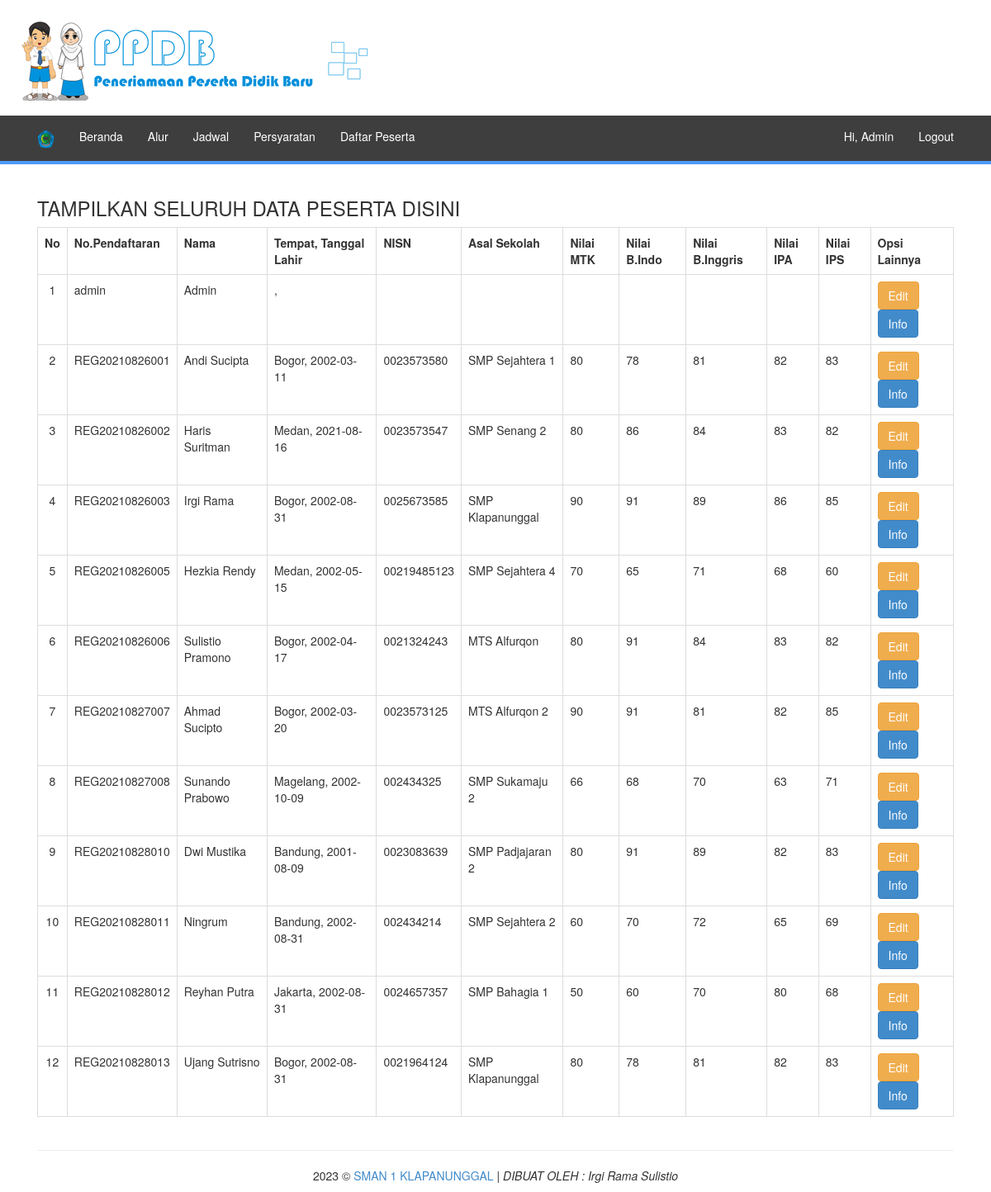
The page /admin/adm_all_peserta.php on the database its author committed.
### tables this page shows
CREATE TABLE `daftar` (
  `dfr_no` varchar(20) NOT NULL,
  `dfr_tanggal` date DEFAULT NULL,
  `dfr_password` varchar(50) NOT NULL,
  `dft_nama` varchar(50) NOT NULL,
  `dfr_jekel` enum('1','2') DEFAULT NULL,
  `dfr_tmp_lahir` varchar(20) DEFAULT NULL,
  `dfr_tgl_lahir` date DEFAULT NULL,
  `dft_agama` enum('1','2','3','4','5') DEFAULT NULL,
  `dfr_anak_dr` enum('1','2','3','4') DEFAULT NULL,
  `dfr_nisn` varchar(50) DEFAULT NULL,
  `dfr_asal_sekolah` text DEFAULT NULL,
  `dfr_almt_sekolah` text DEFAULT NULL,
  `dfr_pas_photo` text DEFAULT NULL,
  `dfr_nilai_mm` int(11) DEFAULT NULL,
  `dfr_nilai_indo` int(11) DEFAULT NULL,
  `dfr_nilai_eng` int(11) DEFAULT NULL,
  `dfr_nilai_ipa` int(11) DEFAULT NULL,
  `dfr_nilai_ips` int(11) DEFAULT NULL,
  `dfr_ayah` varchar(20) DEFAULT NULL,
  `dfr_ibu` varchar(20) DEFAULT NULL,
  `dfr_alamat` text DEFAULT NULL,
  `dfr_hp_ortu` varchar(12) DEFAULT NULL,
  `status` enum('R','S') DEFAULT NULL,
  `filetf` text DEFAULT NULL
);

### admin/adm_all_peserta.php (the view, shortened to what this page needs)
<?php
include 'adm_header.php';
include '../koneksi.php';
?>
<link rel="stylesheet" type="text/css" href="https://cdn.datatables.net/1.10.20/css/jquery.dataTables.min.css">
<div class="row clearfix">
  <div class="col-lg-12 column">
    <h3>TAMPILKAN SELURUH DATA PESERTA DISINI</h3>
    <div class="table-responsive">
  <table class="table table-bordered">
    <tr>
			<th>No</th>
			<th>No.Pendaftaran</th>
			<th>Nama</th>
			<th>Tempat, Tanggal Lahir</th>
			<th>NISN</th>
			<th>Asal Sekolah</th>
			<th>Nilai MTK</th>
			<th>Nilai B.Indo</th>
			<th>Nilai B.Inggris</th>
			<th>Nilai IPA</th>
			<th>Nilai IPS</th>
			<th>Opsi Lainnya</th>
		</tr>
		<?php
		$no = 1;
		$sql = "SELECT * FROM daftar ORDER BY dfr_no";
		$datata = $connect->query($sql);
		while ($row = $datata->fetch_array()) {
		?>
		<tr>
			<td style="text-align:center;"><?php echo $no++; ?></td>
			<td><?php echo $row['dfr_no']; ?></td>
			<td><?php echo $row['dft_nama']; ?></td>
			<td><?php echo $row['dfr_tmp_lahir']; ?>, <?php echo $row['dfr_tgl_lahir']; ?></td>
			<td><?php echo $row['dfr_nisn']; ?></td>
			<td><?php echo $row['dfr_asal_sekolah']; ?></td>
			<td><?php echo $row['dfr_nilai_mm']; ?></td>
			<td><?php echo $row['dfr_nilai_indo']; ?></td>
			<td><?php echo $row['dfr_nilai_eng']; ?></td>
			<td><?php echo $row['dfr_nilai_ipa']; ?></td>
			<td><?php echo $row['dfr_nilai_ips']; ?></td>
			<td>
				<a class="btn btn-warning" href="adm_edit_pendaftar.php?id=<?php echo $row['dfr_no']; ?>">Edit</a>
				<a class="btn btn-primary" href="adm_detail_peserta.php?id=<?php echo $row['dfr_no']; ?>">Info</button>
			</td>
		</tr>
		<?php } ?>
  </table>
</div>
  </div>
</div>
<?php
include 'adm_footer.php';
?>

### admin/adm_header.php (shortened to what this page needs)
<!DOCTYPE html>
<html lang="en">
<head>
	<link href="../assets/css/bootstrap.css" rel="stylesheet">
	<link href="../assets/css/style.css" rel="stylesheet">
  <link href="../assets/css/datepicker.css" rel="stylesheet">
</head>
<body style="">
<div class="container">
	<div class="row clearfix">
		<div class="col-md-12 column">
			<a href="#"> <h3 style="color:#428BCA;margin-top:5px;margin-bottom:0px;"><img src="../assets/img/ppdbheader.png" style="max-width:100%;margin-bottom:0px;margin-left:10px;margin-right:10px;">
			</h3></a>
			<nav class="navbar navbar-default" role="navigation">
				<div class="navbar-header" style="padding-left:30px;">
					  <a class="navbar-brand" href="#"><img src="../assets/img/logosma.png" alt="" width="21"></a>
				</div>
				<div class="collapse navbar-collapse" id="bs-example-navbar-collapse-1">
					<ul class="nav navbar-nav">
						<li>
							<a href="adm_beranda.php">Beranda</a>
						</li>
						<li>
							<a href="adm_alur.php">Alur</a>
						</li>
						<li>
							<a href="adm_jadwal.php">Jadwal</a>
						</li>
						<li>
							<a href="adm_persyaratan.php">Persyaratan</a>
						</li>
            <li class="dropdown">
              <a data-toggle="dropdown" class="dropdown-toggle" href="#">Daftar Peserta</a>
						</li>
					</ul>
          <ul class="nav navbar-nav navbar-right">
						<li>
							<a href="#">Hi, Admin</a>
						</li>
						<li style="padding-right:30px"> <a href="adm_logout.php">Logout</a></li>
          </ul>
				</div>
			</nav>

### admin/adm_footer.php (shortened to what this page needs)
<div class="col-lg-12 column">
 <hr><p class="text-center">
 <?php echo date('Y');?> © <a href="https://sman1klapanunggal.sch.id/" target="_blank">SMAN 1 KLAPANUNGGAL</a> | <i>DIBUAT OLEH : Irgi Rama Sulistio </i>
 </p>
</div>
</div>
</div>
</div>
</body>
</html>

### rows shown on the page
daftar: dfr_no "admin", dft_nama "Admin"
daftar: dfr_no "REG20210826001", dft_nama "Andi Sucipta", dfr_tmp_lahir "Bogor", dfr_tgl_lahir "2002-03-11", dfr_nisn "0023573580", dfr_asal_sekolah "SMP Sejahtera 1", dfr_nilai_mm "80", dfr_nilai_indo "78", dfr_nilai_eng "81", dfr_nilai_ipa "82", dfr_nilai_ips "83"
daftar: dfr_no "REG20210826002", dft_nama "Haris Suritman", dfr_tmp_lahir "Medan", dfr_tgl_lahir "2021-08-16", dfr_nisn "0023573547", dfr_asal_sekolah "SMP Senang 2", dfr_nilai_mm "80", dfr_nilai_indo "86", dfr_nilai_eng "84", dfr_nilai_ipa "83", dfr_nilai_ips "82"
daftar: dfr_no "REG20210826003", dft_nama "Irgi Rama", dfr_tmp_lahir "Bogor", dfr_tgl_lahir "2002-08-31", dfr_nisn "0025673585", dfr_asal_sekolah "SMP Klapanunggal", dfr_nilai_mm "90", dfr_nilai_indo "91", dfr_nilai_eng "89", dfr_nilai_ipa "86", dfr_nilai_ips "85"
daftar: dfr_no "REG20210826005", dft_nama "Hezkia Rendy", dfr_tmp_lahir "Medan", dfr_tgl_lahir "2002-05-15", dfr_nisn "00219485123", dfr_asal_sekolah "SMP Sejahtera 4", dfr_nilai_mm "70", dfr_nilai_indo "65", dfr_nilai_eng "71", dfr_nilai_ipa "68", dfr_nilai_ips "60"
daftar: dfr_no "REG20210826006", dft_nama "Sulistio Pramono", dfr_tmp_lahir "Bogor", dfr_tgl_lahir "2002-04-17", dfr_nisn "0021324243", dfr_asal_sekolah "MTS Alfurqon", dfr_nilai_mm "80", dfr_nilai_indo "91", dfr_nilai_eng "84", dfr_nilai_ipa "83", dfr_nilai_ips "82"
daftar: dfr_no "REG20210827007", dft_nama "Ahmad Sucipto", dfr_tmp_lahir "Bogor", dfr_tgl_lahir "2002-03-20", dfr_nisn "0023573125", dfr_asal_sekolah "MTS Alfurqon 2", dfr_nilai_mm "90", dfr_nilai_indo "91", dfr_nilai_eng "81", dfr_nilai_ipa "82", dfr_nilai_ips "85"
daftar: dfr_no "REG20210827008", dft_nama "Sunando Prabowo", dfr_tmp_lahir "Magelang", dfr_tgl_lahir "2002-10-09", dfr_nisn "002434325", dfr_asal_sekolah "SMP Sukamaju 2", dfr_nilai_mm "66", dfr_nilai_indo "68", dfr_nilai_eng "70", dfr_nilai_ipa "63", dfr_nilai_ips "71"
daftar: dfr_no "REG20210828010", dft_nama "Dwi Mustika", dfr_tmp_lahir "Bandung", dfr_tgl_lahir "2001-08-09", dfr_nisn "0023083639", dfr_asal_sekolah "SMP Padjajaran 2", dfr_nilai_mm "80", dfr_nilai_indo "91", dfr_nilai_eng "89", dfr_nilai_ipa "82", dfr_nilai_ips "83"
daftar: dfr_no "REG20210828011", dft_nama "Ningrum", dfr_tmp_lahir "Bandung", dfr_tgl_lahir "2002-08-31", dfr_nisn "002434214", dfr_asal_sekolah "SMP Sejahtera 2", dfr_nilai_mm "60", dfr_nilai_indo "70", dfr_nilai_eng "72", dfr_nilai_ipa "65", dfr_nilai_ips "69"
daftar: dfr_no "REG20210828012", dft_nama "Reyhan Putra", dfr_tmp_lahir "Jakarta", dfr_tgl_lahir "2002-08-31", dfr_nisn "0024657357", dfr_asal_sekolah "SMP Bahagia 1", dfr_nilai_mm "50", dfr_nilai_indo "60", dfr_nilai_eng "70", dfr_nilai_ipa "80", dfr_nilai_ips "68"
daftar: dfr_no "REG20210828013", dft_nama "Ujang Sutrisno", dfr_tmp_lahir "Bogor", dfr_tgl_lahir "2002-08-31", dfr_nisn "0021964124", dfr_asal_sekolah "SMP Klapanunggal", dfr_nilai_mm "80", dfr_nilai_indo "78", dfr_nilai_eng "81", dfr_nilai_ipa "82", dfr_nilai_ips "83"
